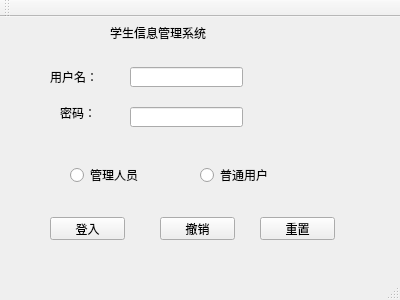
<?xml version="1.0" encoding="UTF-8"?>
<ui version="4.0">
 <class>MainWindow</class>
 <widget class="QMainWindow" name="MainWindow">
  <property name="geometry">
   <rect>
    <x>0</x>
    <y>0</y>
    <width>400</width>
    <height>300</height>
   </rect>
  </property>
  <property name="windowTitle">
   <string>学生信息管理系统</string>
  </property>
  <widget class="QWidget" name="centralWidget">
   <widget class="QLabel" name="label_2">
    <property name="geometry">
     <rect>
      <x>60</x>
      <y>90</y>
      <width>54</width>
      <height>12</height>
     </rect>
    </property>
    <property name="text">
     <string>密码：</string>
    </property>
   </widget>
   <widget class="QRadioButton" name="radioButton">
    <property name="geometry">
     <rect>
      <x>70</x>
      <y>150</y>
      <width>89</width>
      <height>16</height>
     </rect>
    </property>
    <property name="text">
     <string>管理人员</string>
    </property>
   </widget>
   <widget class="QRadioButton" name="radioButton_2">
    <property name="geometry">
     <rect>
      <x>200</x>
      <y>150</y>
      <width>89</width>
      <height>16</height>
     </rect>
    </property>
    <property name="text">
     <string>普通用户</string>
    </property>
   </widget>
   <widget class="QLineEdit" name="Login_password">
    <property name="geometry">
     <rect>
      <x>130</x>
      <y>90</y>
      <width>113</width>
      <height>20</height>
     </rect>
    </property>
    <property name="styleSheet">
     <string notr="true">font: 6pt &quot;Arial&quot;;
font: 9pt &quot;Arial&quot;;</string>
    </property>
   </widget>
   <widget class="QLineEdit" name="Login_username">
    <property name="geometry">
     <rect>
      <x>130</x>
      <y>50</y>
      <width>113</width>
      <height>20</height>
     </rect>
    </property>
   </widget>
   <widget class="QLabel" name="label_3">
    <property name="geometry">
     <rect>
      <x>110</x>
      <y>0</y>
      <width>141</width>
      <height>31</height>
     </rect>
    </property>
    <property name="text">
     <string>学生信息管理系统</string>
    </property>
   </widget>
   <widget class="QPushButton" name="LoginButton">
    <property name="geometry">
     <rect>
      <x>50</x>
      <y>200</y>
      <width>75</width>
      <height>23</height>
     </rect>
    </property>
    <property name="text">
     <string>登入</string>
    </property>
   </widget>
   <widget class="QPushButton" name="cancelButton">
    <property name="geometry">
     <rect>
      <x>160</x>
      <y>200</y>
      <width>75</width>
      <height>23</height>
     </rect>
    </property>
    <property name="text">
     <string>撤销</string>
    </property>
   </widget>
   <widget class="QPushButton" name="remitButton">
    <property name="geometry">
     <rect>
      <x>260</x>
      <y>200</y>
      <width>75</width>
      <height>23</height>
     </rect>
    </property>
    <property name="text">
     <string>重置</string>
    </property>
   </widget>
   <widget class="QLabel" name="label">
    <property name="geometry">
     <rect>
      <x>50</x>
      <y>50</y>
      <width>71</width>
      <height>20</height>
     </rect>
    </property>
    <property name="text">
     <string>用户名：</string>
    </property>
   </widget>
  </widget>
  <widget class="QMenuBar" name="menuBar">
   <property name="geometry">
    <rect>
     <x>0</x>
     <y>0</y>
     <width>400</width>
     <height>23</height>
    </rect>
   </property>
  </widget>
  <widget class="QToolBar" name="mainToolBar">
   <attribute name="toolBarArea">
    <enum>TopToolBarArea</enum>
   </attribute>
   <attribute name="toolBarBreak">
    <bool>false</bool>
   </attribute>
  </widget>
  <widget class="QStatusBar" name="statusBar"/>
 </widget>
 <layoutdefault spacing="6" margin="11"/>
 <resources/>
 <connections/>
</ui>
